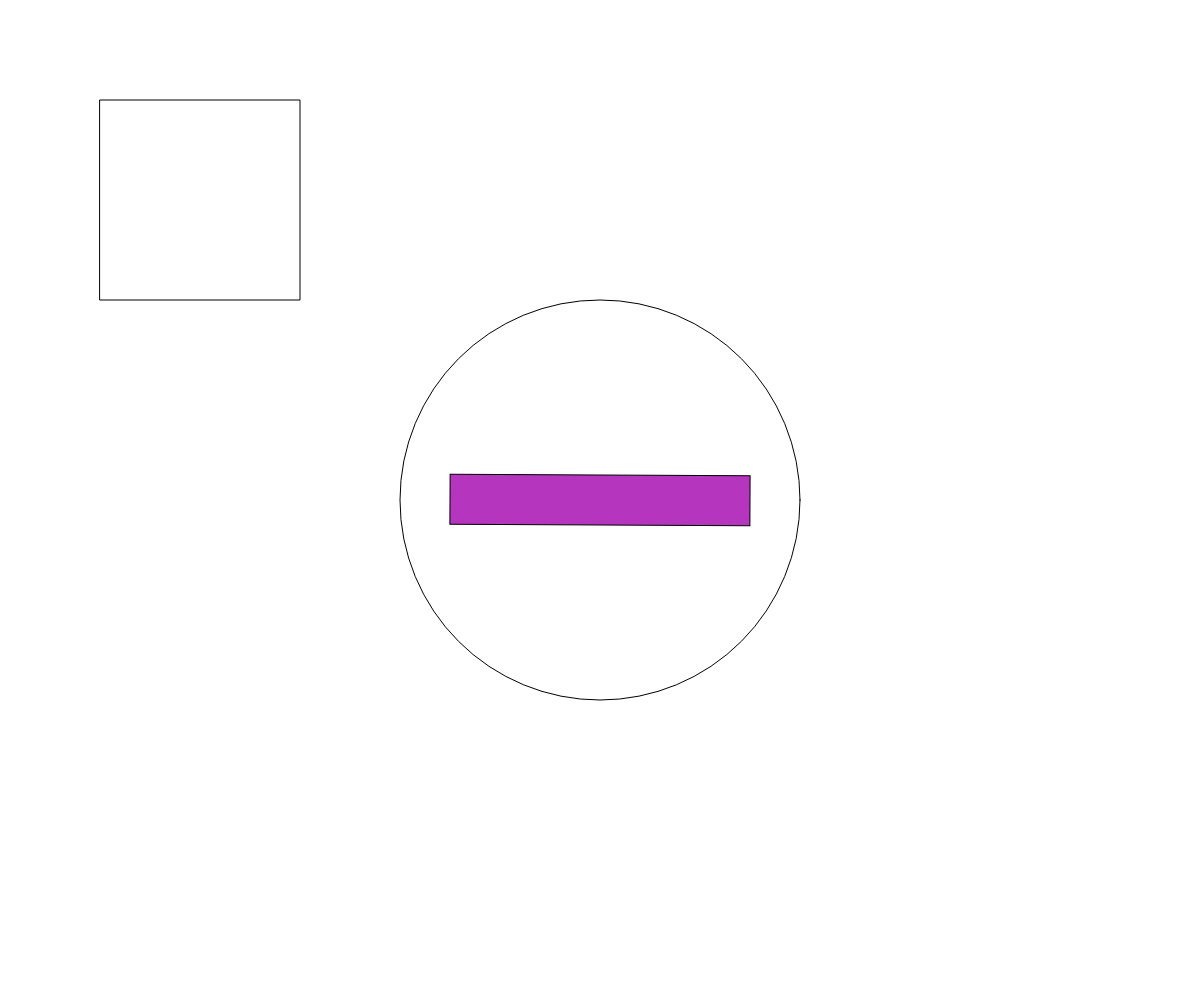
Frame 1 (no input)
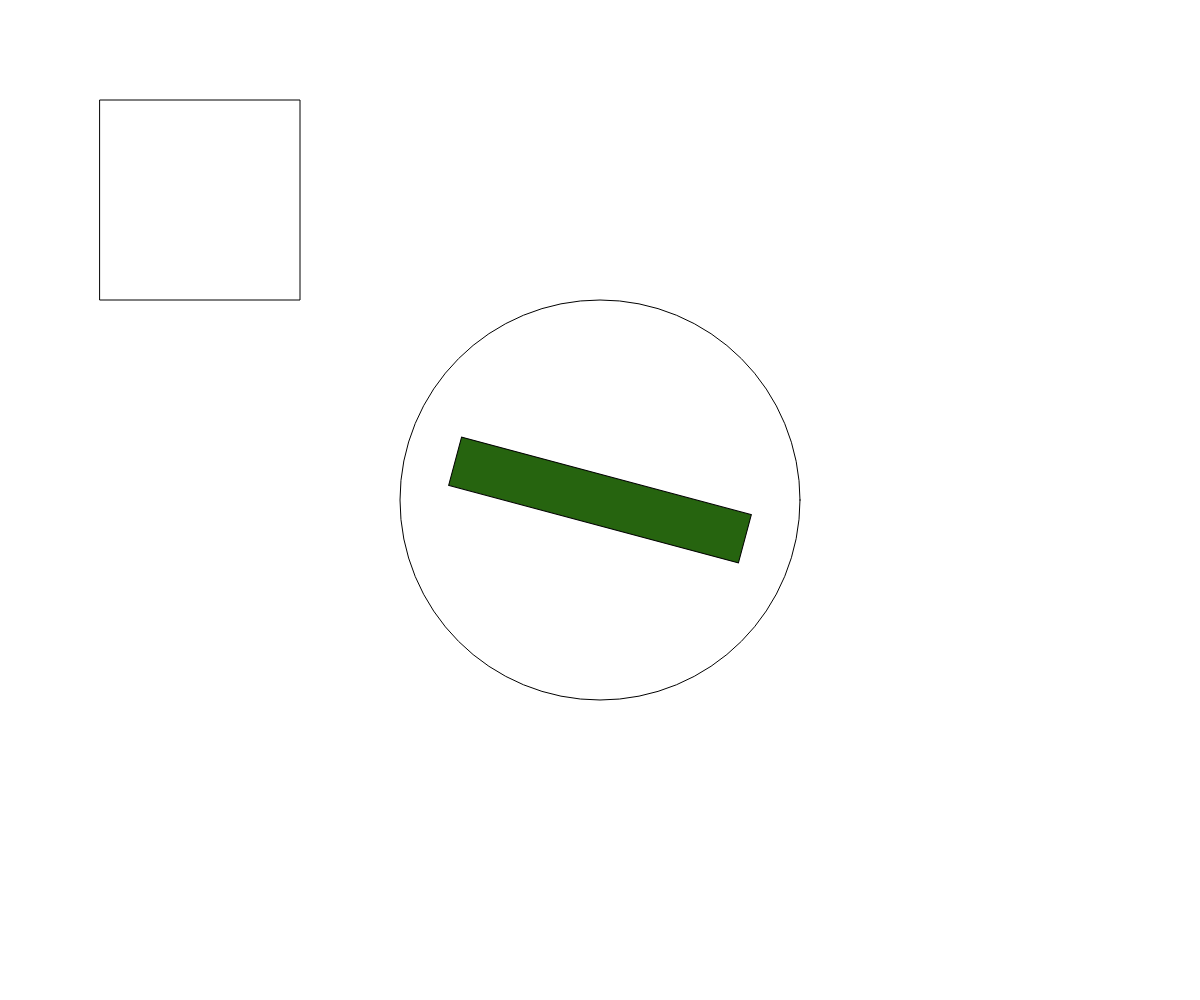
Frame 60 (no input)
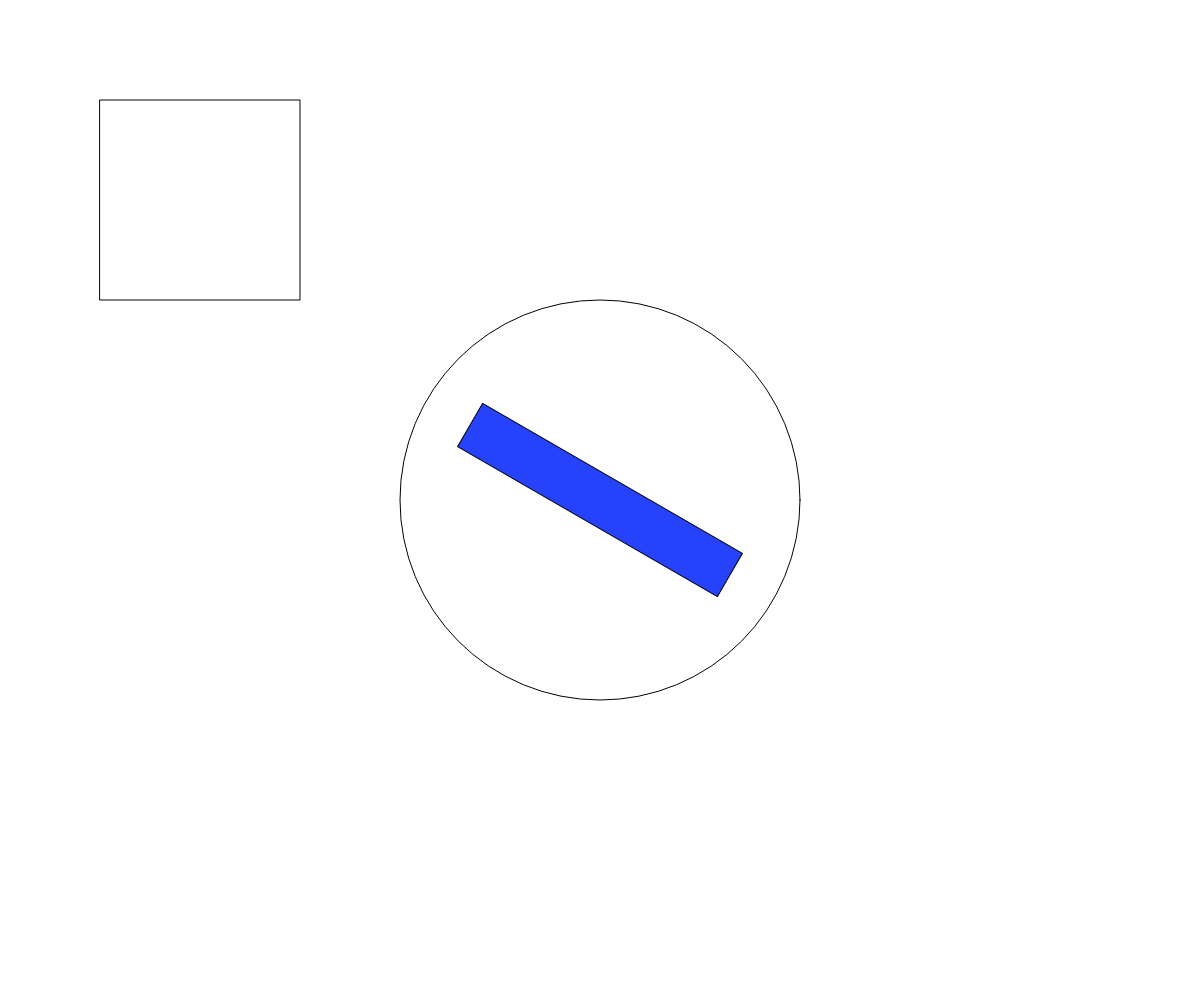
Frame 120 (the mouse pressed at the canvas centre since frame 60)

The p5.js sketch that drew these frames (run headless with seeded random() and noise() and a simulated clock; from frame 60 on, the mouse is pressed at the canvas centre):

// p5.js sketch
// ── sketch.js
function setup() {
  createCanvas(windowWidth, windowHeight);
}

function draw() {
  background(255);
  push();
  angleMode(DEGREES);

  translate(width/2,height/2);
  ellipse(0,0,400,400);
  rotate(frameCount*0.25);
  fill(random(255),random(255),random(255));
  rectMode(CENTER);
  rect(0,0,300,50);
  pop();

  rect(100,100,200,200);

}
